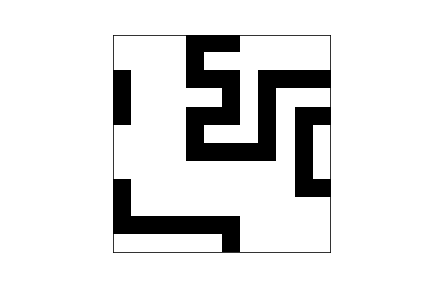
#> input picture Data/unprocessed_50imgs/yim0.png, 432 x 288 px, found by its file name; its folder holds only this picture in this run
$ jupyter execute --allow-errors process_website_images1.ipynb   (shell and % lines are left out)   (older library calls are emulated)
#> lines starting #> are read from the running program, lines starting #| are printed output that depends on the picture
#> further down, img is the input picture: PIL image 432x288 RGBA; mean R, G, B, A 224.6, 224.6, 224.6, 255
#> `cropped_img = img.crop((left, top, right, bottom))`:
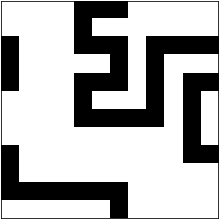
#> cropped_img: PIL image 219x219 RGBA; mean R, G, B, A 176.1, 176.1, 176.1, 255
[cell 1]
# Take the 50 randomline images and process them into a useable 12x12 pixel
#    format. The 12x12 images are then saved as labeled csvs.

[cell 2]
import numpy as np
import matplotlib as mpl
import matplotlib.pyplot as plt
import scipy.misc
import imageio
import cv2
from PIL import Image
import sys
import os
import csv
import pickle
datapath = "/home/kenny/Dropbox/Coding/MLArtUIowa/Data/" #HomeDesktop

[cell 3]
#Crop out the white space in the 50 png files from the website

left = 112
top = 34
right = 331
bottom = 253
unique_names = np.array(["yim" + str(i) + ".png" for i in range(50)])  #Website Data
#> (the rest of this cell did not finish here and is left out)
